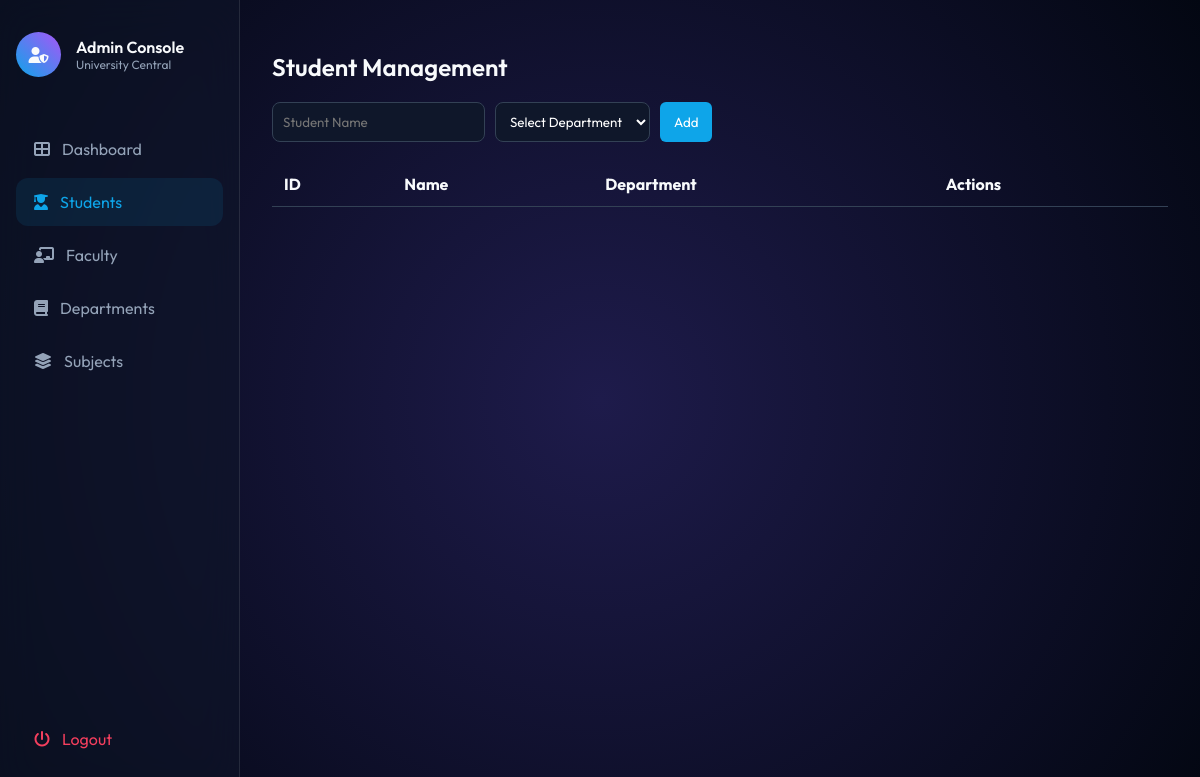
Before: /homepage?page=student with the older database file.
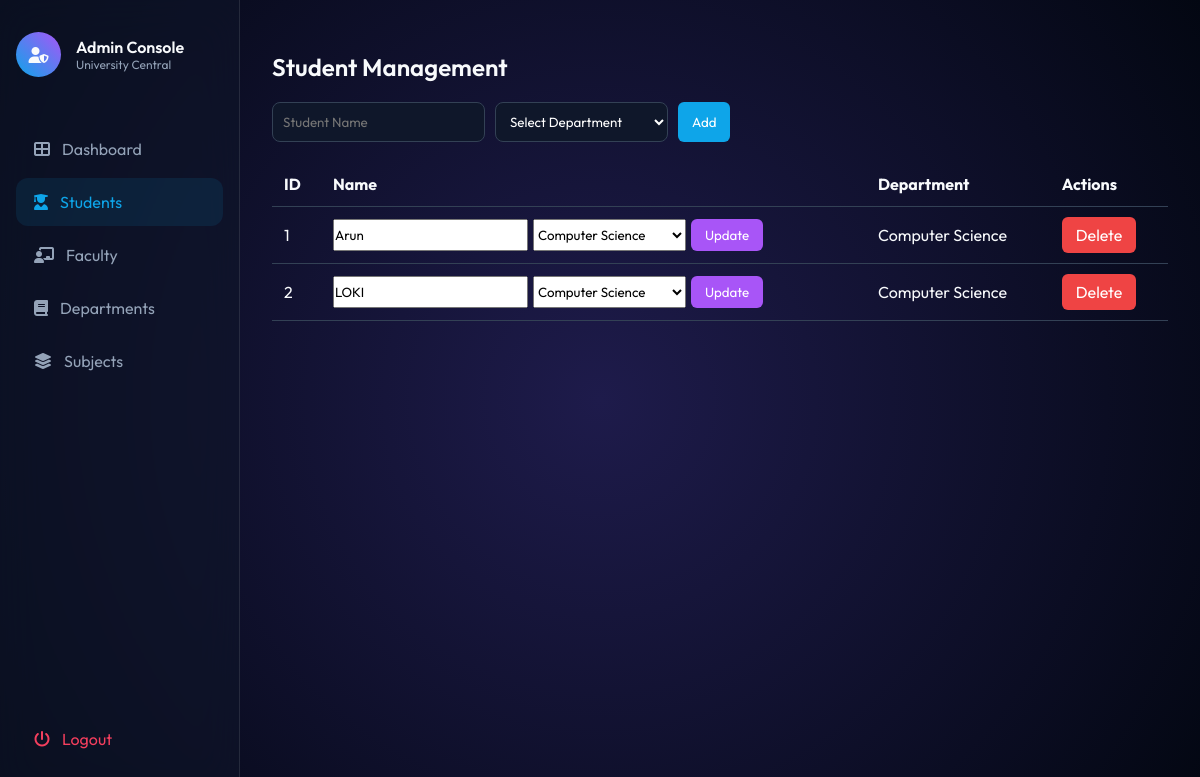
After: the same page with the newer database file.
### app.py (models this page shows)
class Student(db.Model):
    student_id = db.Column(db.Integer, primary_key=True)
    name = db.Column(db.String(100))
    dept_id = db.Column(db.Integer, db.ForeignKey('department.dept_id'))

class Department(db.Model):
    dept_id = db.Column(db.Integer, primary_key=True)
    dept_name = db.Column(db.String(100), nullable=False)
    students = db.relationship("Student", backref="department", lazy=True)
    staffs = db.relationship("Staff", backref="department", lazy=True)
    subjects = db.relationship("Subject", backref="department", lazy=True)

### app.py (the view)
@app.route("/homepage")
def domain():
    page = request.args.get("page")
    if not page:
        page = "dashboard"
    departments = Department.query.all()
    students = Student.query.all()
    staffs = Staff.query.all()
    subjects = Subject.query.all()
    return render_template("index.html",
                           page=page,
                           departments=departments,
                           students=students,
                           staffs=staffs,
                           subjects=subjects)

### templates/index.html (shortened to what this page needs)
<!DOCTYPE html>
<html lang="en">
<head>
    <link rel="stylesheet" href="https://cdnjs.cloudflare.com/ajax/libs/font-awesome/6.5.0/css/all.min.css">
    <link rel="stylesheet" href="{{ url_for('static', filename='index.css') }}">
</head>
<body>
    <aside>
        <div class="user-header">
            <div class="user-avatar"><i class="fas fa-user-shield"></i></div>
            <div>
                <p style="font-weight:600;">Admin Console</p>
                <p style="font-size:12px;color:#94a3b8;">University Central</p>
            </div>
        </div>
        <nav>
            <a href="/homepage" class="nav-link {% if page == 'dashboard' %}active{% endif %}">
                <i class="fas fa-th-large"></i> Dashboard
            </a>
            <a href="/homepage?page=student" class="nav-link {% if page == 'student' %}active{% endif %}">
                <i class="fas fa-user-graduate"></i> Students
            </a>
            <a href="/homepage?page=staff" class="nav-link {% if page == 'staff' %}active{% endif %}">
                <i class="fas fa-chalkboard-teacher"></i> Faculty
            </a>
            <a href="/homepage?page=department" class="nav-link {% if page == 'department' %}active{% endif %}">
                <i class="fas fa-book"></i> Departments
            </a>
            <a href="/homepage?page=subject" class="nav-link {% if page == 'subject' %}active{% endif %}">
                <i class="fas fa-layer-group"></i> Subjects
            </a>
        </nav><a href="/" class="nav-link logout"><i class="fas fa-power-off"></i> Logout</a>
    </aside>
    <main>
        <div class="content">
            {% if page == "student" %}
            <div class="crud-container">
                <h2 class="section-title">Student Management</h2>
                <form action="/student/add" method="POST" class="crud-form">
                    <input type="text" name="name" placeholder="Student Name" required>
                    <select name="dept_id" required>
                        <option value="">Select Department</option>
                    </select>
                    <button class="btn btn-add">Add</button>
                </form>
                <table class="crud-table">
                    <tr>
                        <th>ID</th>
                        <th>Name</th>
                        <th>Department</th>
                        <th>Actions</th>
                    </tr>
                    {% for s in students %}
                    <tr>
                        <td>{{ s.student_id }}</td>
                        <td>
                            <form action="/student/edit/{{ s.student_id }}" method="POST" class="inline-form">
                                <input type="text" name="name" value="{{ s.name }}" required>
                                <select name="dept_id">
                                    {% for dept in departments %}
                                    <option value="{{ dept.dept_id }}" {% if dept.dept_id==s.dept_id %}selected{% endif
                                        %}>
                                        {{ dept.dept_name }}
                                    </option>
                                    {% endfor %}
                                </select>
                                <button class="btn btn-edit">Update</button>
                            </form>
                        </td>
                        <td>{{ s.department.dept_name }}</td>
                        <td>
                            <a href="/student/delete/{{ s.student_id }}" class="btn btn-delete"
                                onclick="return confirm('Delete this student?')">
                                Delete
                            </a>
                        </td>
                    </tr>
                    {% endfor %}
                </table>
            </div>
            {% endif %}
        </div>
    </main>
</body>
</html>

### static/index.css (style rules this page uses)
:root { --bg: #030712; --glass: rgba(15, 23, 42, 0.6); --neon-blue: #0ea5e9; --neon-purple: #a855f7; --text: #f8fafc; --border: rgba(255, 255, 255, 0.1); }
* { margin: 0; padding: 0; box-sizing: border-box; font-family: 'Outfit', sans-serif; }
body { background: radial-gradient(circle at 50% 50%, #1e1b4b 0%, #030712 100%); color: var(--text); height: 100vh; display: flex; overflow: hidden; }
aside { width: 240px; background: var(--glass); backdrop-filter: blur(20px); border-right: 1px solid var(--border); padding: 2rem 1rem; display: flex; flex-direction: column; }
.user-header { display: flex; align-items: center; gap: 15px; margin-bottom: 3rem; }
.user-avatar { width: 45px; height: 45px; background: linear-gradient(45deg, var(--neon-blue), var(--neon-purple)); border-radius: 50%; display: grid; place-items: center; }
.nav-link { display: flex; align-items: center; gap: 12px; padding: 14px 18px; color: #94a3b8; text-decoration: none; border-radius: 12px; transition: 0.3s; margin-bottom: 5px; }
.nav-link:hover, .nav-link.active { background: rgba(14, 165, 233, 0.1); color: var(--neon-blue); }
.logout { margin-top: auto; color: #f43f5e; }
main { flex: 1; padding: 2rem; overflow-y: auto; }
.crud-container { margin-top: 20px; }
.section-title { margin-bottom: 20px; font-weight: 600; }
.crud-form { display: flex; gap: 10px; margin-bottom: 20px; flex-wrap: wrap; }
.crud-form input, .crud-form select { padding: 10px; border-radius: 8px; border: 1px solid #334155; background: #0f172a; color: white; }
.crud-table { width: 100%; border-collapse: collapse; }
.crud-table th, .crud-table td { padding: 12px; border-bottom: 1px solid #334155; text-align: left; }
.inline-form { display: flex; gap: 5px; flex-wrap: wrap; }
.btn { padding: 8px 14px; border-radius: 6px; border: none; cursor: pointer; text-decoration: none; color: white; }
.btn-add { background: #0ea5e9; }
.btn-edit { background: #a855f7; }
.btn-delete { background: #ef4444; }

Changed rows visible on the page:
added Student: student_id "1", name "Arun", dept_id "Computer Science", department.dept_name "Computer Science"
added Student: student_id "2", name "LOKI", dept_id "Computer Science", department.dept_name "Computer Science"
